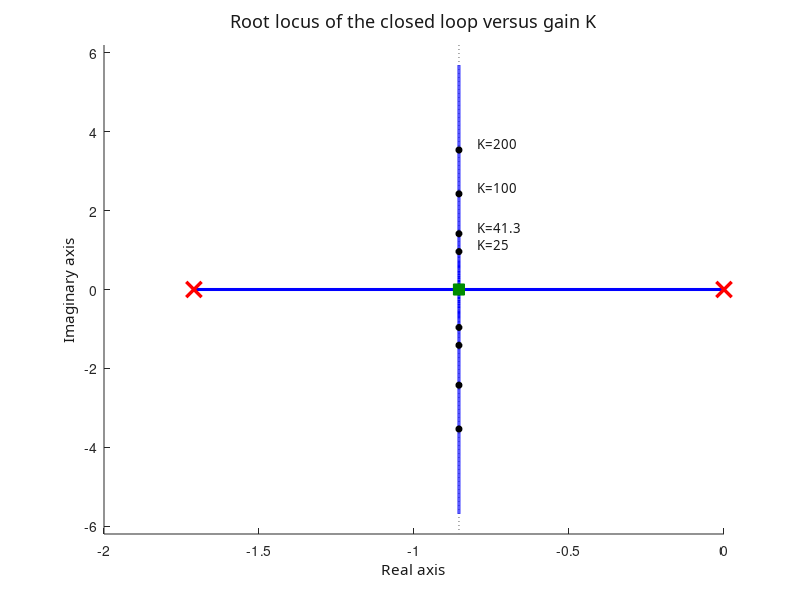

MATLAB code to generate this figure: (Note: this script raises an error after producing the figure.)
% =========================================================================
% figure4_root_locus.m
% 
% Report Reference:
% Section 4.7: "Root locus" (Figure 4)
% Root locus of the closed-loop system as controller gain K increases.
% Shows open-loop poles at s = 0 and s = -1.71, breakaway at K = 11.04 
% (s = -0.855), and vertical branch along Re(s) = -0.855 for K > 11.04.
% =========================================================================

clear; clc; close all;

% 1. Plant and Loop Parameters (from Section 2.1 - 2.3)
% K_pot = 0.318, K_g = 0.1, K_m = 2.083
c = 0.318 * 0.1 * 2.083;      % Loop constant c ≈ 0.0662
p1 = 0;                        % Open-loop pole 1
p2 = -1.71;                    % Open-loop pole 2
sigma_b = (p1 + p2) / 2;       % Centroid / Breakaway real coordinate = -0.855
K_breakaway = 11.04;           % Breakaway gain (zeta = 1)

% 2. Create Figure Window
fig = figure('Color', 'w', 'Position', [150, 150, 780, 470]);
ax = axes('Parent', fig);
hold(ax, 'on');

% 3. Plot Asymptote (vertical dotted line across full y-range)
plot(ax, [sigma_b, sigma_b], [-6.2, 6.2], ':', 'Color', [0.55, 0.55, 0.55], ...
     'LineWidth', 1.0, 'HandleVisibility', 'off');

% 4. Root Locus Branches
% Real axis branch: between the two open-loop poles [p2, p1]
plot(ax, [p2, p1], [0, 0], 'b-', 'LineWidth', 2.2, 'HandleVisibility', 'off');

% Vertical branch for K >= 11.04 up to K = 500
K_vec = linspace(11.04, 500, 1000);
omega_d = sqrt(c * K_vec - (p2/2)^2);

% Upper and lower vertical branches along Re(s) = -0.855
plot(ax, sigma_b * ones(size(omega_d)),  omega_d, 'b-', 'LineWidth', 2.2, 'HandleVisibility', 'off');
plot(ax, sigma_b * ones(size(omega_d)), -omega_d, 'b-', 'LineWidth', 2.2, 'HandleVisibility', 'off');

% 5. Key Operating Points / Specific Gains K
specific_gains = [25, 41.3, 100, 200];
labels         = {'K=25', 'K=41.3', 'K=100', 'K=200'};

for i = 1:length(specific_gains)
    K_val = specific_gains(i);
    wd = sqrt(c * K_val - (p2/2)^2);
    
    % Plot upper and lower closed-loop pole locations (black dots)
    plot(ax, sigma_b,  wd, 'ko', 'MarkerFaceColor', 'k', 'MarkerSize', 4.5, 'HandleVisibility', 'off');
    plot(ax, sigma_b, -wd, 'ko', 'MarkerFaceColor', 'k', 'MarkerSize', 4.5, 'HandleVisibility', 'off');
    
    % Gain text annotation (placed slightly to the right of upper poles)
    text(ax, sigma_b + 0.06, wd + 0.18, labels{i}, ...
         'FontName', 'CMU Serif', 'FontSize', 9.5, 'Color', [0.1, 0.1, 0.1], ...
         'VerticalAlignment', 'middle');
end

% 6. Special Points with Legend Entries
% Open-loop poles (K = 0) at s = 0 and s = -1.71
h_ol = plot(ax, [p2, p1], [0, 0], 'rx', 'MarkerSize', 11, 'LineWidth', 2.4, ...
            'DisplayName', 'open-loop poles (K = 0)', 'Clipping', 'off');

% Breakaway point (K = 11.04) at s = -0.855
h_br = plot(ax, sigma_b, 0, 's', 'MarkerSize', 8, ...
            'MarkerFaceColor', [0.0, 0.55, 0.0], 'MarkerEdgeColor', [0.0, 0.55, 0.0], ...
            'DisplayName', sprintf('breakaway, K = %.2f', K_breakaway));

% 7. Styling: box off, outward ticks, soft grid, CMU Serif font
title(ax, 'Root locus of the closed loop versus gain K', ...
      'FontName', 'CMU Serif', 'FontSize', 13, 'FontWeight', 'normal', 'Color', [0.1, 0.1, 0.1]);
xlabel(ax, 'Real axis',      'FontName', 'CMU Serif', 'FontSize', 11, 'Color', [0.1, 0.1, 0.1]);
ylabel(ax, 'Imaginary axis', 'FontName', 'CMU Serif', 'FontSize', 11, 'Color', [0.1, 0.1, 0.1]);

xlim(ax, [-2.0, 0.0]);
ylim(ax, [-6.2, 6.2]);
xticks(ax, -2.0:0.5:0.0);
yticks(ax, -6:2:6);
xtickformat(ax, '%.1f');

box(ax, 'off');
grid(ax, 'on');
set(ax, 'Color', 'w', ...
        'YAxisLocation', 'right', ...
        'TickDir', 'out', ...
        'FontName', 'CMU Serif', ...
        'FontSize', 11, ...
        'XColor', [0.2, 0.2, 0.2], ...
        'YColor', [0.2, 0.2, 0.2], ...
        'GridColor', [0.88, 0.88, 0.88], ...
        'GridAlpha', 0.8, ...
        'LineWidth', 1.0);

% Legend in bottom-left corner
lgd = legend(ax, [h_ol, h_br], 'Location', 'southwest', ...
             'FontName', 'CMU Serif', 'FontSize', 9.5);
set(lgd, 'EdgeColor', [0.85, 0.85, 0.85], 'Color', 'w', 'TextColor', [0.1, 0.1, 0.1]);

% 8. Save High-Resolution Figure
scriptDir = fileparts(mfilename('fullpath'));
figDir = fullfile(scriptDir, '..', 'figures');
if ~exist(figDir, 'dir'), mkdir(figDir); end
figPath = fullfile(figDir, 'figure4_root_locus.png');

try
    exportgraphics(fig, figPath, 'Resolution', 300, 'BackgroundColor', 'white');
catch
    pause(0.5);
    exportgraphics(fig, figPath, 'Resolution', 300, 'BackgroundColor', 'white');
end
fprintf('Figure 4 saved successfully to %s\n', figPath);
